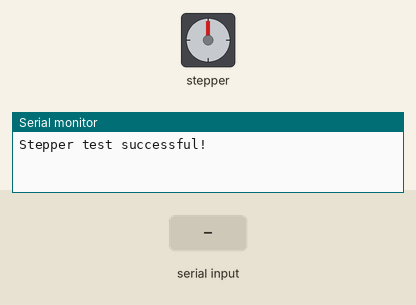
Recording of a sketch running on a simulated Arduino Uno, built with avr-gcc and run on an emulated ATmega328P. On the bench: stepper motor, the last lines printed to the serial monitor. Inputs (shaded band) come from the test bench. Stepper angles assume 200 steps per turn.

Above: at 1.2 s.
1.3 s: "30,150\n" received over Serial
At 2.29 s:
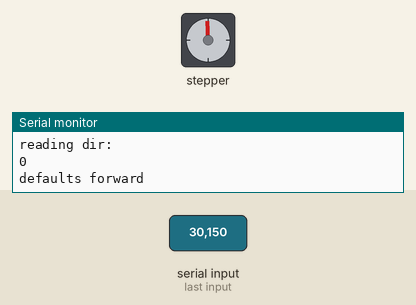
At 2.89 s:
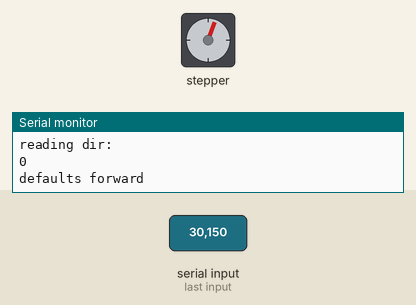
Timing chart, 0 to 13.3 s (numbered marks = the images above; inputs shaded):
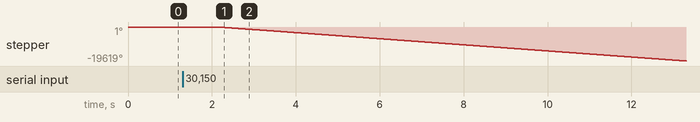

The sketch:

sketch_aug04a_workingstepper.ino
```cpp
#include <Wire.h>
#include <Adafruit_MotorShield.h>
#include "utility/Adafruit_PWMServoDriver.h"

// Create the motor shield object with the default I2C address
Adafruit_MotorShield AFMS = Adafruit_MotorShield();

// Connect a stepper motor with 200 steps per revolution (1.8 degree)
// to motor port #2 (M3 and M4)
Adafruit_StepperMotor *myMotor = AFMS.getStepper(200, 2);

int incomingByte = 0;
int reads[10];
int counter = 0;
int setspeed = 0;
int setstep = 0;

/* 8-digit string passed from serialport
 *
 * [0:3] setspeed 3 digit ###
 * [3:8] step 5 digit #####
 * [8] direction [1,2] -> [FORWARD, BACKWARD]
 *
 *
 *
 */

void setup() {
  Serial.begin(9600);           // set up Serial library at 9600 bps
  Serial.println("Stepper test successful!");

  AFMS.begin();  // create with the default frequency 1.6KHz
  //AFMS.begin(1000);  // OR with a different frequency, say 1KHz
}

void loop(){
  if (Serial.available() > 5) {
    Serial.println("serial");
    while (Serial.available() > 0) {
      incomingByte = Serial.read();
      Serial.println(incomingByte);

      //if incomingByte is a number, treat like a number
      if (incomingByte >= 48 && incomingByte < 59) {
        reads[counter] = incomingByte - 48; //yay ascii -> char(i)-48 = i
        Serial.println(reads[counter]);
        counter++;
      } else {
        reads[counter] = incomingByte;
        Serial.println(reads[counter]);
        //Serial.print(reads[counter]);
        counter++;
        }
    }

  counter = 0;
  //logic!

    int setspeed = 100*reads[0] + 10*reads[1] + reads[2];
    Serial.println("reading setspeed: ");
    Serial.println(setspeed);
    int setstep = 10000*reads[3] + 1000*reads[4] + 100*reads[5] + 10*reads[6] + reads[7];
    Serial.println("reading setsteps: ");
    Serial.println(setstep);

    for (int i = 0; i < 15; i++){
      Serial.println(reads[i]);
    }

    int dir = reads[8];
    Serial.println("reading dir: ");
    Serial.println(dir);

    //direction [1, 2] -> [FORWARD, BACKWARD]
    switch (dir){ //its weird like that. forward and backward are switched.
      case 1:
        dir = BACKWARD;
        Serial.println("forward");
        break;
      case 2:
        dir = FORWARD;
        Serial.println("backward");
        break;
      default:
        dir = BACKWARD;
        Serial.println("defaults forward");
    }

    myMotor->setSpeed(setspeed);  //rpm
    myMotor->step(setstep, dir, DOUBLE);
    Serial.println("running");

  } //close if serial available

  delay(1000);

} //close loop
```

Measured:
- after the input at 1.3 s, stepper: keeps turning counter-clockwise at about 1758°/s, starting after 0.84 s
